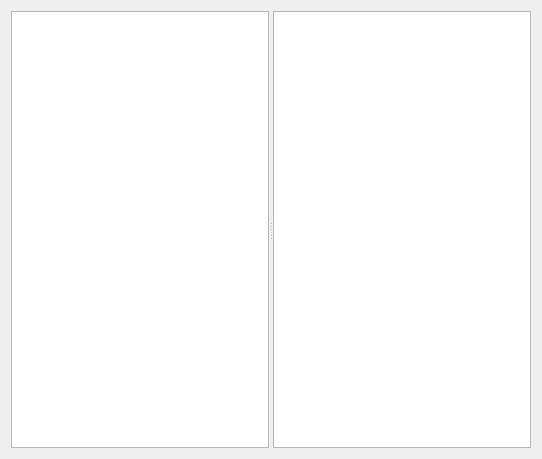
<ui version="4.0" >
 <class>HubWidget</class>
 <widget class="QWidget" name="HubWidget" >
  <property name="geometry" >
   <rect>
    <x>0</x>
    <y>0</y>
    <width>542</width>
    <height>459</height>
   </rect>
  </property>
  <property name="windowTitle" >
   <string>Hub</string>
  </property>
  <layout class="QVBoxLayout" name="verticalLayout" >
   <item>
    <widget class="QSplitter" name="splitter" >
     <property name="orientation" >
      <enum>Qt::Horizontal</enum>
     </property>
     <widget class="KTextBrowser" name="pChat" >
      <property name="lineWrapMode" >
       <enum>QTextEdit::NoWrap</enum>
      </property>
     </widget>
     <widget class="QTreeView" name="pUsers" >
      <property name="contextMenuPolicy" >
       <enum>Qt::CustomContextMenu</enum>
      </property>
      <property name="rootIsDecorated" >
       <bool>false</bool>
      </property>
     </widget>
    </widget>
   </item>
  </layout>
 </widget>
 <customwidgets>
  <customwidget>
   <class>KTextBrowser</class>
   <extends>QTextBrowser</extends>
   <header>ktextbrowser.h</header>
  </customwidget>
 </customwidgets>
 <resources/>
 <connections/>
</ui>
